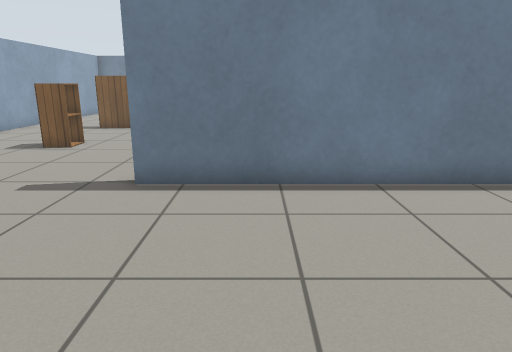
view 1 (above)

16 first-person views from a walk through a robot-simulator world made for Gazebo. The camera is 1 m above the floor, tilts 14° down and sees 70° across. The floor is counted in squares, 0.5 m on a side. Each view is taken from the middle of a square. On the plan, view 1 faces up. The plan holds only what a view shows up to about 19 squares ahead; the rest is blank. Robots are left out. Simple patterns stand in for the simulator's built-in surfaces. Surface patterns are stand-ins for the level's own textures.

view 2
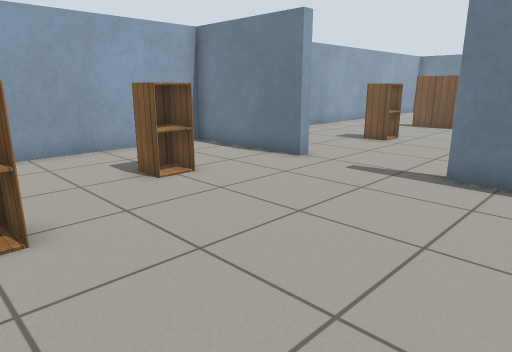

view 3
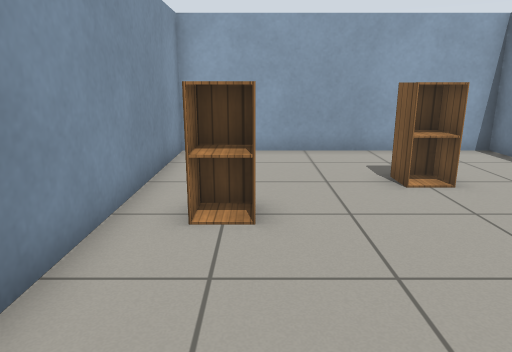

view 4
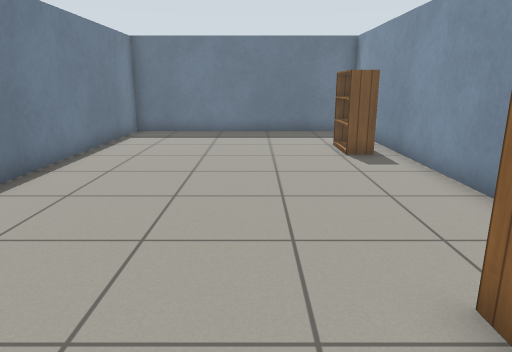

view 5
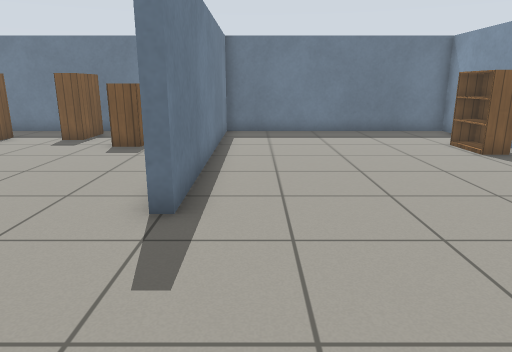

view 6
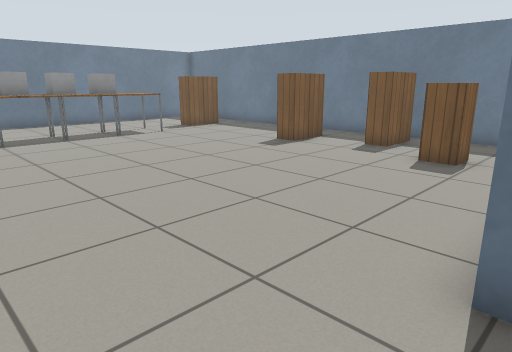

view 7
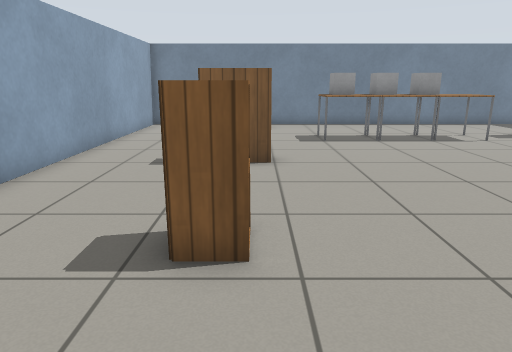

view 8
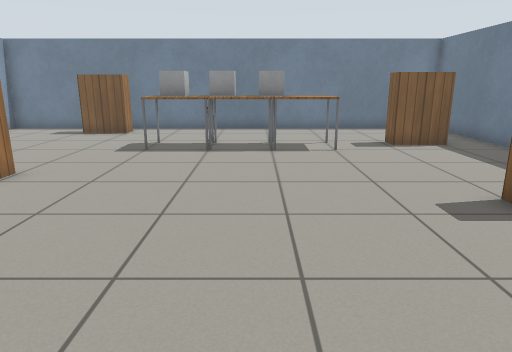

view 9
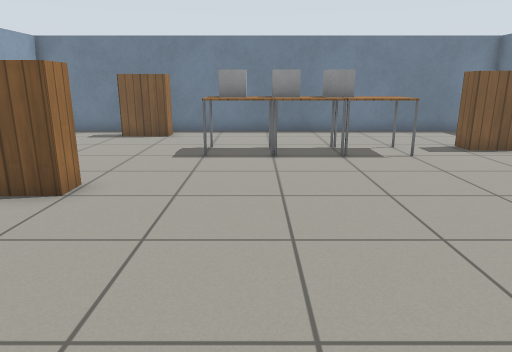

view 10
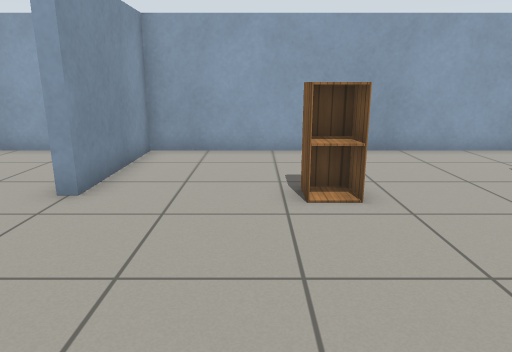

view 11
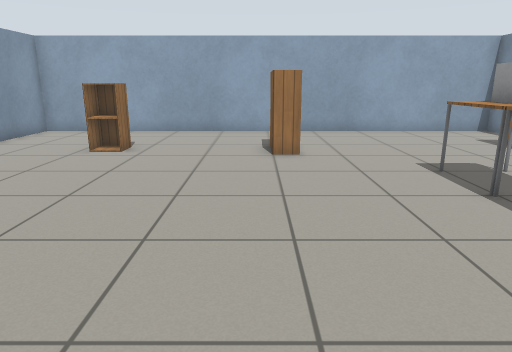

view 12
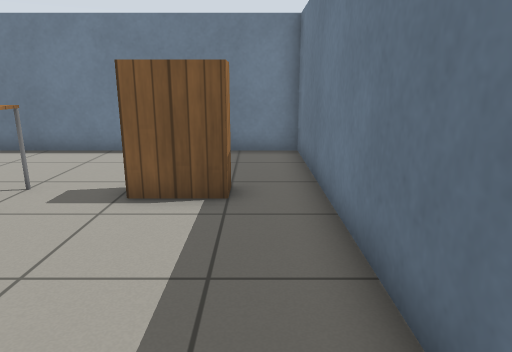

view 13
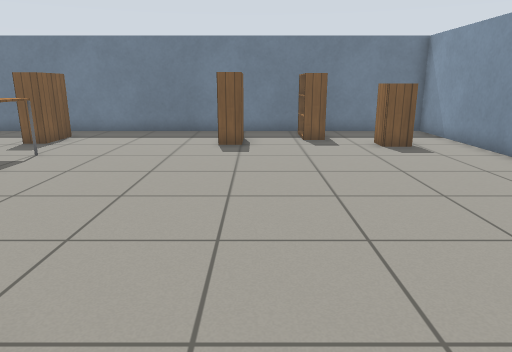

view 14
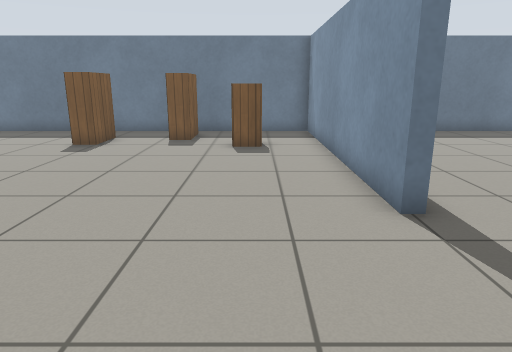

view 15
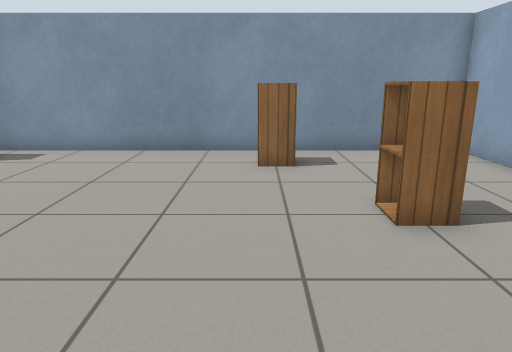

view 16
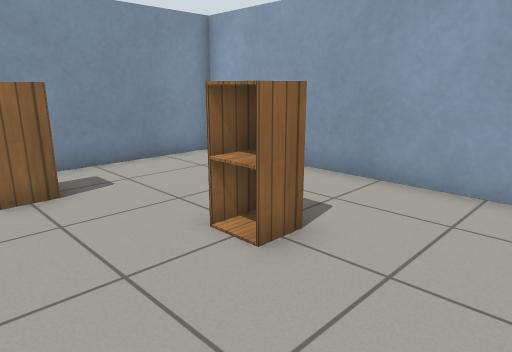

### Floor plan
Ten units are one square. View 1 is at (0, 0); x grows to the right and y downward. Boxes are objects, and circles mark ways between rooms. Rooms are numbered by the first view taken in them; rooms with no view inside come last. Other rooms are left out.
<svg viewBox="-118 -278 206 306">
<path fill="none" stroke="#000" d="M-65 -77 -65 -73 -113 -73 -113 23 83 23 83 -73 -25 -73M-25 -73 -25 -77 83 -77 83 -273 -113 -273 -113 -77 -65 -77"/>
<rect x="-85" y="-45" width="20" height="20" fill="#bbb"><title>cabinet</title></rect>
<rect x="-65" y="-5" width="20" height="20" fill="#bbb"><title>cabinet</title></rect>
<rect x="25" y="5" width="20" height="10" fill="#bbb"><title>bookshelf</title></rect>
<rect x="-75" y="-135" width="20" height="20" fill="#bbb"><title>cabinet</title></rect>
<rect x="-75" y="-185" width="20" height="10" fill="#bbb"><title>bookshelf</title></rect>
<rect x="-75" y="-265" width="20" height="10" fill="#bbb"><title>bookshelf</title></rect>
<rect x="-35" y="-235" width="20" height="20" fill="#bbb"><title>white box</title></rect>
<rect x="-15" y="-235" width="10" height="20" fill="#bbb"><title>white box</title></rect>
<rect x="-5" y="-235" width="20" height="20" fill="#bbb"><title>white box</title></rect>
<rect x="15" y="-235" width="10" height="20" fill="#bbb"><title>table</title></rect>
<rect x="35" y="-115" width="20" height="20" fill="#bbb"><title>cabinet</title></rect>
<rect x="45" y="-165" width="20" height="10" fill="#bbb"><title>bookshelf</title></rect>
<rect x="45" y="-235" width="20" height="10" fill="#bbb"><title>bookshelf</title></rect>
<rect x="55" y="-135" width="20" height="10" fill="#bbb"><title>bookshelf</title></rect>
<circle cx="-45" cy="-70" r="3" fill="#2a7"/>
<text x="-20" y="-20">1</text>
<text x="-20" y="-180">2</text>
</svg>
Room 1 opens to room 2.

Where each view was taken, in squares from view 1:
view 1: 0 up, 0 right, facing up
view 2: 1 down, 0 right, facing up-left
view 3: 0 up, 0 right, facing left
view 4: 2 up, 8 left, facing right
view 5: 6 up, 8 left, facing right
view 6: 7 up, 6 left, facing up-right
view 7: 8 up, 6 left, facing up
view 8: 10 up, 0 right, facing up
view 9: 11 up, 2 left, facing up
view 10: 11 up, 0 right, facing left
view 11: 17 up, 5 right, facing left
view 12: 16 up, 7 right, facing up
view 13: 15 up, 8 left, facing right
view 14: 10 up, 8 left, facing right
view 15: 9 up, 5 left, facing down
view 16: 7 up, 4 left, facing down-left
